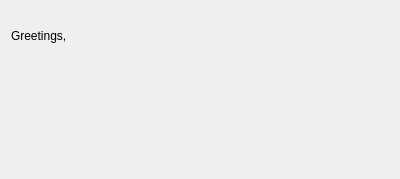
<?xml version="1.0" encoding="UTF-8"?>
<ui version="4.0">
 <class>GreetingsWidget</class>
 <widget class="QWidget" name="GreetingsWidget">
  <property name="geometry">
   <rect>
    <x>0</x>
    <y>0</y>
    <width>400</width>
    <height>179</height>
   </rect>
  </property>
  <property name="sizePolicy">
   <sizepolicy hsizetype="Expanding" vsizetype="Fixed">
    <horstretch>0</horstretch>
    <verstretch>0</verstretch>
   </sizepolicy>
  </property>
  <property name="windowTitle">
   <string>Form</string>
  </property>
  <layout class="QVBoxLayout" name="verticalLayout">
   <item>
    <widget class="QLabel" name="greetingsLabel">
     <property name="sizePolicy">
      <sizepolicy hsizetype="Expanding" vsizetype="Fixed">
       <horstretch>0</horstretch>
       <verstretch>0</verstretch>
      </sizepolicy>
     </property>
     <property name="minimumSize">
      <size>
       <width>0</width>
       <height>50</height>
      </size>
     </property>
     <property name="text">
      <string>Greetings, &lt;username&gt;</string>
     </property>
     <property name="alignment">
      <set>Qt::AlignLeading|Qt::AlignLeft|Qt::AlignVCenter</set>
     </property>
    </widget>
   </item>
   <item>
    <layout class="QHBoxLayout" name="horizontalLayout">
     <item>
      <widget class="ProjectsList" name="personalProjectsList" native="true"/>
     </item>
     <item>
      <widget class="ProjectsList" name="projectList" native="true"/>
     </item>
    </layout>
   </item>
  </layout>
 </widget>
 <customwidgets>
  <customwidget>
   <class>ProjectsList</class>
   <extends>QWidget</extends>
   <header>ProjectsList.h</header>
   <container>1</container>
  </customwidget>
 </customwidgets>
 <resources/>
 <connections/>
</ui>
